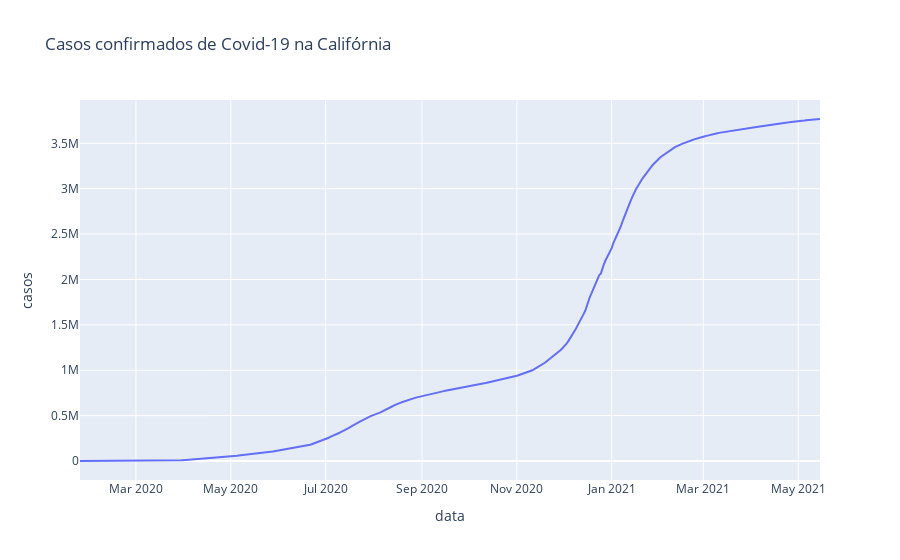

Source (notebook cell):
### Markdown cell above
## Visualização de Dados

### Code cell
# Visualização os casos da Califórnia
px.line(ca, 'data', 'casos', title='Casos confirmados de Covid-19 na Califórnia')

### Figure 1 — Plotly figure (JSON) as saved in the notebook; plotly's stock layout.template omitted (floating-point values rounded to 4 significant figures; data arrays with more than 128 entries replaced by an {"elided": "..."} marker saying what was removed)
{"data": [{"hovertemplate": "data=%{x}<br>casos=%{y}<extra></extra>", "legendgroup": "", "line": {"color": "#636efa", "dash": "solid"}, "mode": "lines", "name": "", "orientation": "v", "showlegend": false, "type": "scatter", "x": {"elided": "477 str values"}, "xaxis": "x", "y": {"elided": "477 int values"}, "yaxis": "y"}], "layout": {"legend": {"tracegroupgap": 0}, "title": {"text": "Casos confirmados de Covid-19 na Califórnia"}, "xaxis": {"anchor": "y", "domain": [0, 1], "title": {"text": "data"}}, "yaxis": {"anchor": "x", "domain": [0, 1], "title": {"text": "casos"}}}}
